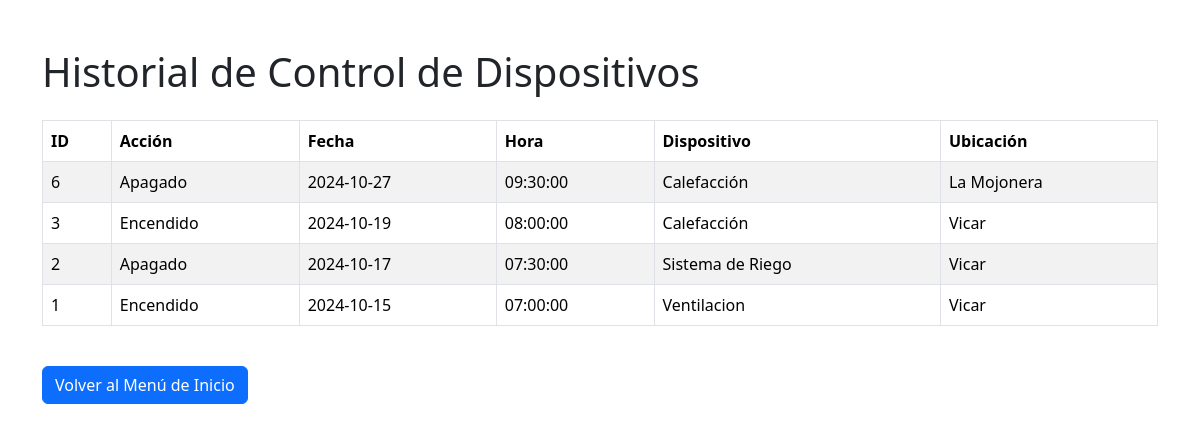
Screenshot of /secestandar/historialControl.php (signed in) with the database file from the repository.
### tables this page shows
CREATE TABLE `historial_control` (
  `idHistorial` int(11) NOT NULL,
  `accionHistorial` int(11) NOT NULL,
  `fechaHistorial` date NOT NULL,
  `horaHistorial` time NOT NULL,
  `id_Dispositivo` int(11) NOT NULL,
  `id_Invernadero` int(11) NOT NULL
);

CREATE TABLE `dispositivos_control` (
  `id_Dispositivo` int(11) NOT NULL,
  `tipo_Dispositivo` varchar(50) NOT NULL,
  `estado_Dispositivo` varchar(50) NOT NULL
);

CREATE TABLE `invernadero` (
  `id_Invernadero` int(11) NOT NULL,
  `ubicacionInvernadero` varchar(50) NOT NULL,
  `idUsuario` int(11) NOT NULL
);

### secestandar/historialControl.php (the view, shortened to what this page needs)
<?php
$server = "localhost:3306";
$user = "root";
$pass = "";
$base = "gestioninvernaderos";
$conn = mysqli_connect($server, $user, $pass, $base);
$idUsuario = $_SESSION['idUsuario'];
$sql = "
    SELECT
        hc.idHistorial,
        hc.accionHistorial,
        hc.fechaHistorial,
        hc.horaHistorial,
        dc.tipo_Dispositivo,
        inv.ubicacionInvernadero
    FROM
        historial_control hc
    JOIN
        invernadero inv ON hc.id_Invernadero = inv.id_Invernadero
    JOIN
        dispositivos_control dc ON hc.id_Dispositivo = dc.id_Dispositivo
    WHERE
        inv.idUsuario = ?
    ORDER BY
        hc.fechaHistorial DESC, hc.horaHistorial DESC";
$stmt = mysqli_prepare($conn, $sql);
mysqli_stmt_bind_param($stmt, "i", $idUsuario);
mysqli_stmt_execute($stmt);
$result = mysqli_stmt_get_result($stmt);
?>
<!DOCTYPE html>
<html lang="es">
<head>
    <link href="https://cdn.jsdelivr.net/npm/bootstrap@5.3.3/dist/css/bootstrap.min.css" rel="stylesheet">
</head>
<body>
    <div class="container mt-5">
        <h1 class="mb-4">Historial de Control de Dispositivos</h1>
        <?php
        if (mysqli_num_rows($result) > 0) {
            echo "<table class='table table-striped table-bordered'>
                    <thead>
                        <tr>
                            <th>ID</th>
                            <th>Acción</th>
                            <th>Fecha</th>
                            <th>Hora</th>
                            <th>Dispositivo</th>
                            <th>Ubicación</th>
                        </tr>
                    </thead>
                    <tbody>";
            while ($row = mysqli_fetch_assoc($result)) {
                echo "<tr>";
                echo "<td>" . $row['idHistorial'] . "</td>";
                echo "<td>" . ($row['accionHistorial'] == 1 ? 'Encendido' : 'Apagado') . "</td>";
                echo "<td>" . $row['fechaHistorial'] . "</td>";
                echo "<td>" . $row['horaHistorial'] . "</td>";
                echo "<td>" . $row['tipo_Dispositivo'] . "</td>";
                echo "<td>" . $row['ubicacionInvernadero'] . "</td>";
                echo "</tr>";
            }
            echo "</tbody></table>";
        } else {
            echo "<div class='alert alert-warning' role='alert'>No hay ningun registro.</div>";
        }
        ?>
        <a href="../agrosmart_estandar.php" class="btn btn-primary mt-4">Volver al Menú de Inicio</a>
    </div>
</body>
</html>

### rows the page displays
historial_control: idHistorial "6", accionHistorial "Apagado", fechaHistorial "2024-10-27", horaHistorial "09:30:00", id_Dispositivo.tipo_Dispositivo "Calefacción", id_Invernadero.ubicacionInvernadero "La Mojonera"
historial_control: idHistorial "3", accionHistorial "Encendido", fechaHistorial "2024-10-19", horaHistorial "08:00:00", id_Dispositivo.tipo_Dispositivo "Calefacción", id_Invernadero.ubicacionInvernadero "Vicar"
historial_control: idHistorial "2", accionHistorial "Apagado", fechaHistorial "2024-10-17", horaHistorial "07:30:00", id_Dispositivo.tipo_Dispositivo "Sistema de Riego", id_Invernadero.ubicacionInvernadero "Vicar"
historial_control: idHistorial "1", accionHistorial "Encendido", fechaHistorial "2024-10-15", horaHistorial "07:00:00", id_Dispositivo.tipo_Dispositivo "Ventilacion", id_Invernadero.ubicacionInvernadero "Vicar"
